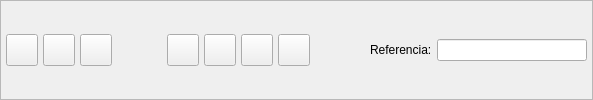
      <widget class="QFrame" name="frame_3" >
       <property name="sizePolicy" >
        <sizepolicy vsizetype="Fixed" hsizetype="Expanding" >
         <horstretch>0</horstretch>
         <verstretch>0</verstretch>
        </sizepolicy>
       </property>
       <property name="frameShape" >
        <enum>QFrame::StyledPanel</enum>
       </property>
       <property name="frameShadow" >
        <enum>QFrame::Raised</enum>
       </property>
       <layout class="QHBoxLayout" >
        <property name="spacing" >
         <number>5</number>
        </property>
        <property name="margin" >
         <number>5</number>
        </property>
        <item>
         <widget class="QToolButton" name="mui_guardar" >
          <property name="minimumSize" >
           <size>
            <width>32</width>
            <height>32</height>
           </size>
          </property>
          <property name="maximumSize" >
           <size>
            <width>32</width>
            <height>32</height>
           </size>
          </property>
          <property name="toolTip" >
           <string>Guardar albaran</string>
          </property>
          <property name="whatsThis" >
           <string>Guardar albaran</string>
          </property>
          <property name="text" >
           <string/>
          </property>
          <property name="icon" >
           <iconset resource="../../../bulmages.qrc" >
            <normaloff>:/Images/edit-save.svg</normaloff>:/Images/edit-save.svg</iconset>
          </property>
          <property name="iconSize" >
           <size>
            <width>32</width>
            <height>32</height>
           </size>
          </property>
         </widget>
        </item>
        <item>
         <widget class="QToolButton" name="mui_borrar" >
          <property name="minimumSize" >
           <size>
            <width>32</width>
            <height>32</height>
           </size>
          </property>
          <property name="maximumSize" >
           <size>
            <width>32</width>
            <height>32</height>
           </size>
          </property>
          <property name="toolTip" >
           <string>Borrar albaran</string>
          </property>
          <property name="whatsThis" >
           <string>Borrar albaran</string>
          </property>
          <property name="text" >
           <string/>
          </property>
          <property name="icon" >
           <iconset resource="../../../bulmages.qrc" >
            <normaloff>:/Images/edit-delete.svg</normaloff>:/Images/edit-delete.svg</iconset>
          </property>
          <property name="iconSize" >
           <size>
            <width>32</width>
            <height>32</height>
           </size>
          </property>
         </widget>
        </item>
        <item>
         <widget class="QToolButton" name="mui_imprimir" >
          <property name="minimumSize" >
           <size>
            <width>32</width>
            <height>32</height>
           </size>
          </property>
          <property name="maximumSize" >
           <size>
            <width>32</width>
            <height>32</height>
           </size>
          </property>
          <property name="toolTip" >
           <string>Imprimir albaran</string>
          </property>
          <property name="whatsThis" >
           <string>Imprimir albaran</string>
          </property>
          <property name="text" >
           <string/>
          </property>
          <property name="icon" >
           <iconset resource="../../../bulmages.qrc" >
            <normaloff>:/Images/document-print.svg</normaloff>:/Images/document-print.svg</iconset>
          </property>
          <property name="iconSize" >
           <size>
            <width>32</width>
            <height>32</height>
           </size>
          </property>
         </widget>
        </item>
        <item>
         <spacer>
          <property name="orientation" >
           <enum>Qt::Horizontal</enum>
          </property>
          <property name="sizeType" >
           <enum>QSizePolicy::Expanding</enum>
          </property>
          <property name="sizeHint" stdset="0" >
           <size>
            <width>50</width>
            <height>30</height>
           </size>
          </property>
         </spacer>
        </item>
        <item>
         <widget class="QToolButton" name="mui_verpedidocliente" >
          <property name="minimumSize" >
           <size>
            <width>32</width>
            <height>32</height>
           </size>
          </property>
          <property name="maximumSize" >
           <size>
            <width>32</width>
            <height>32</height>
           </size>
          </property>
          <property name="toolTip" >
           <string>Ver pedidos con la misma referencia</string>
          </property>
          <property name="whatsThis" >
           <string>Ver pedidos con la misma referencia</string>
          </property>
          <property name="text" >
           <string/>
          </property>
          <property name="icon" >
           <iconset resource="../../../bulmages.qrc" >
            <normaloff>:/Bulmafact48x48/images/png/48x48/i_bulmages_ventas_pedidos.48x48.png</normaloff>:/Bulmafact48x48/images/png/48x48/i_bulmages_ventas_pedidos.48x48.png</iconset>
          </property>
          <property name="iconSize" >
           <size>
            <width>32</width>
            <height>32</height>
           </size>
          </property>
         </widget>
        </item>
        <item>
         <widget class="QToolButton" name="mui_facturar" >
          <property name="minimumSize" >
           <size>
            <width>32</width>
            <height>32</height>
           </size>
          </property>
          <property name="maximumSize" >
           <size>
            <width>32</width>
            <height>32</height>
           </size>
          </property>
          <property name="toolTip" >
           <string>Generar factura a partir de este albaran</string>
          </property>
          <property name="whatsThis" >
           <string>Generar factura a partir de este albaran</string>
          </property>
          <property name="text" >
           <string/>
          </property>
          <property name="icon" >
           <iconset resource="../../../bulmages.qrc" >
            <normaloff>:/Bulmafact48x48/images/png/48x48/i_bulmages_ventas_facturas.48x48.png</normaloff>:/Bulmafact48x48/images/png/48x48/i_bulmages_ventas_facturas.48x48.png</iconset>
          </property>
          <property name="iconSize" >
           <size>
            <width>32</width>
            <height>32</height>
           </size>
          </property>
         </widget>
        </item>
        <item>
         <widget class="QToolButton" name="mui_agregarafactura" >
          <property name="minimumSize" >
           <size>
            <width>32</width>
            <height>32</height>
           </size>
          </property>
          <property name="maximumSize" >
           <size>
            <width>32</width>
            <height>32</height>
           </size>
          </property>
          <property name="toolTip" >
           <string>Agregar a factura</string>
          </property>
          <property name="whatsThis" >
           <string>Agregar a factura</string>
          </property>
          <property name="text" >
           <string/>
          </property>
          <property name="icon" >
           <iconset resource="../../../bulmages.qrc" >
            <normaloff>:/Bulmafact48x48/images/png/48x48/i_bulmages_ventas_facturas_mas.48x48.png</normaloff>:/Bulmafact48x48/images/png/48x48/i_bulmages_ventas_facturas_mas.48x48.png</iconset>
          </property>
          <property name="iconSize" >
           <size>
            <width>32</width>
            <height>32</height>
           </size>
          </property>
         </widget>
        </item>
        <item>
         <widget class="QToolButton" name="mui_cobrar" >
          <property name="minimumSize" >
           <size>
            <width>32</width>
            <height>32</height>
           </size>
          </property>
          <property name="maximumSize" >
           <size>
            <width>32</width>
            <height>32</height>
           </size>
          </property>
          <property name="toolTip" >
           <string>Registrar cobro a cliente</string>
          </property>
          <property name="whatsThis" >
           <string>Registrar cobro a cliente</string>
          </property>
          <property name="text" >
           <string/>
          </property>
          <property name="icon" >
           <iconset resource="../../../bulmages.qrc" >
            <normaloff>:/Images/receive.svg</normaloff>:/Images/receive.svg</iconset>
          </property>
          <property name="iconSize" >
           <size>
            <width>32</width>
            <height>32</height>
           </size>
          </property>
         </widget>
        </item>
        <item>
         <widget class="QFrame" name="mui_plugbotones" >
          <property name="sizePolicy" >
           <sizepolicy vsizetype="Expanding" hsizetype="Minimum" >
            <horstretch>0</horstretch>
            <verstretch>0</verstretch>
           </sizepolicy>
          </property>
          <property name="frameShape" >
           <enum>QFrame::NoFrame</enum>
          </property>
          <property name="frameShadow" >
           <enum>QFrame::Plain</enum>
          </property>
          <property name="lineWidth" >
           <number>0</number>
          </property>
         </widget>
        </item>
        <item>
         <spacer>
          <property name="orientation" >
           <enum>Qt::Horizontal</enum>
          </property>
          <property name="sizeType" >
           <enum>QSizePolicy::Expanding</enum>
          </property>
          <property name="sizeHint" stdset="0" >
           <size>
            <width>50</width>
            <height>30</height>
           </size>
          </property>
         </spacer>
        </item>
        <item>
         <widget class="QLabel" name="label5" >
          <property name="sizePolicy" >
           <sizepolicy vsizetype="Fixed" hsizetype="Preferred" >
            <horstretch>0</horstretch>
            <verstretch>0</verstretch>
           </sizepolicy>
          </property>
          <property name="text" >
           <string>Referencia:</string>
          </property>
          <property name="buddy" >
           <cstring>mui_refalbaran</cstring>
          </property>
         </widget>
        </item>
        <item>
         <widget class="BusquedaReferencia" name="mui_refalbaran" >
          <property name="minimumSize" >
           <size>
            <width>150</width>
            <height>0</height>
           </size>
          </property>
          <property name="maximumSize" >
           <size>
            <width>150</width>
            <height>16777215</height>
           </size>
          </property>
         </widget>
        </item>
       </layout>
      </widget>
